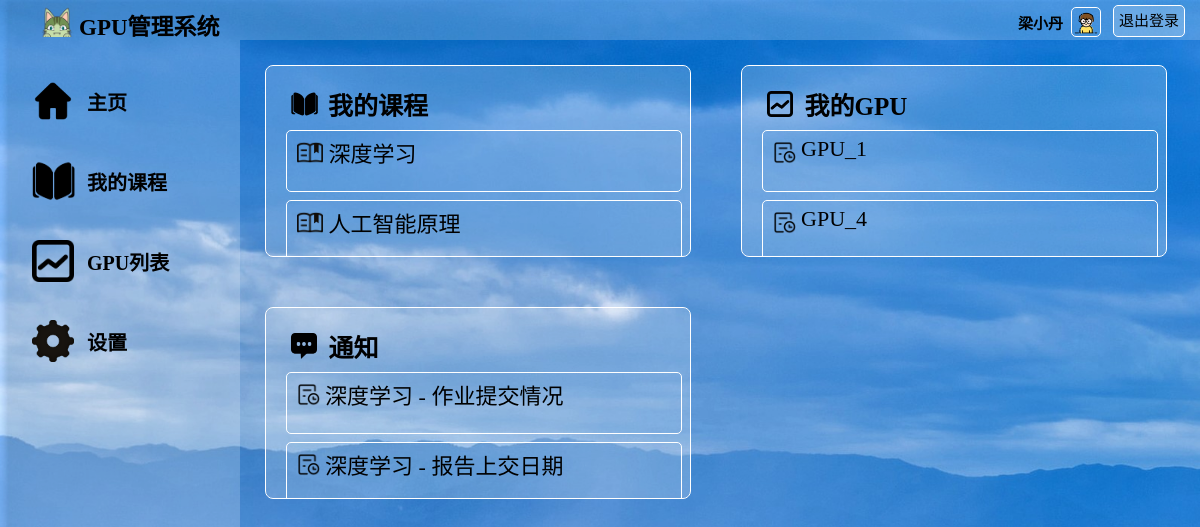
Page /index_teacher/ (signed in) on the committed database.
### watchlist/models.py (models this page shows, shortened)
class User(db.Model, UserMixin):
    __tablename__ = 'User'
    id = db.Column(db.Integer, primary_key=True)                        # id（主键）
    username = db.Column(db.String(20))                                 # 用户名
    password_hash = db.Column(db.String(128))                           # 用户密码
    identity = db.Column(db.String(128))                                # 身份：学生or老师
    pic_path = db.Column(db.String(128), default="/static/pic/1.jpg")  # 用户头像地址
    stu_id = db.Column(db.String(20), default="未填写")                 # 学生学号
    ingrade = db.Column(db.String(20), default="未填写")                # 学生年级
    inclass = db.Column(db.String(20), default="未填写")                # 学生年班级

class Course(db.Model):
    __tablename__ = 'Course'
    id = db.Column(db.Integer, primary_key=True)  # id（主键）
    name = db.Column(db.String(50))               # 课程名称
    teacher = db.Column(db.String(50))            # 任课老师
    time = db.Column(db.String(50))               # 授课时间（学年、学期）
    info = db.Column(db.String(300))              # 课程其他信息

class GPU(db.Model):
    __tablename__ = 'GPU'
    id = db.Column(db.Integer, primary_key=True)                            # id（主键）
    name = db.Column(db.String(50))                                         # gpu的名称
    info = db.Column(db.String(1000))                                       # gpu是否空闲
    course_name = db.Column(db.String(50), db.ForeignKey('Course.name'))    # gpu对应的课程

class Message(db.Model):
    __tablename__ = 'Message'
    id = db.Column(db.Integer, primary_key=True)                           # id（主键）
    course_name = db.Column(db.String(50), db.ForeignKey('Course.name'))   # 消息对应的课程
    title = db.Column(db.String(50))                                       # 消息的标题
    info = db.Column(db.String(1000))                                      # 消息的内容

### watchlist/views.py (the view)
@app.route('/index_teacher/', methods=['GET', 'POST'])
def index_teacher():
    courses = Course.query.all()
    relations = Relation.query.filter_by(user_name=current_user.username).all()
    processes = Process.query.all()
    messages = Message.query.all()
    gpus = GPU.query.all()
    return render_template('index_teacher.html', gpus=gpus,courses=courses, processes=processes, messages=messages, relations=relations)

### watchlist/__init__.py (called while the page is built)
@login_manager.user_loader
def load_user(user_id):
    from watchlist.models import User
    user = User.query.get(int(user_id))
    return user

@app.context_processor
def inject_user():
    from watchlist.models import User
    user = User.query.first()
    return dict(user=user)

### watchlist/templates/index_teacher.html (shortened to what this page needs)
<!DOCTYPE html>
<html lang="en">
<head>
	<link rel="stylesheet" href="/static/style.css" />
</head>
<body>
	<div id="container">
		<div id="header" >
			<div id="logo">
	            <img src="/static/pic/logo.png" alt="">
	            <span>GPU管理系统</span>
	        </div>
			<div id="other">
				<form form method="POST" action="/logout/">
					<a id="login_out" href="/logout/" class="button">退出登录</a>
					<div id="user_img">
						<img src="{{ current_user.pic_path }}" alt="image">
					</div>
					<div id="user_name">
						<span>{{ current_user.username }}</span>
					</div>
				</form>
			</div>
		</div>
		<div id="main">
			<div id="aside">
				<br>
				<div id="Home Page">
					<div class="asidepic">
						<img src="/static/pic/home.png" alt="">
					</div>
					<div class="asidechoices">
						<a href="/index_teacher/">主页</a>
					</div>
				</div>
				<div id="My courses">
					<div class="asidepic">
						<img src="/static/pic/courses.png" alt="">
					</div>
					<div class="asidechoices">
						<a href="/my_courses_teacher/">我的课程</a>
					</div>
				</div>
				<div id="Process">
					<div class="asidepic">
						<img src="/static/pic/process.png" alt="">
					</div>
					<div class="asidechoices">
						<a href="/process_teacher/">GPU列表</a>
					</div>
				</div>
				<div id="Settings">
					<div class="asidepic">
						<img src="/static/pic/settings.png" alt="">
					</div>
					<div class="asidechoices">
						<a href="/settings_teacher/">设置</a>
					</div>
				</div>
			</div>
			<div id="content">
				<div id="my_courses" class="index_box">
					<a href="/my_courses_teacher/">
						<div class="index_img">
							<img src="/static/pic/courses.png" alt="">
						</div>
						我的课程
					</a>
					{% for r in relations %}
					{% for c in courses %}
					{% if c['name'] == r['course_name'] %}
					<div class="index_coursebox">
						<a href="/my_courses_teacher/{{ c['id'] }}/">
							<div class="index_img">
								<img src="/static/pic/course_.png" alt="">
							</div>
							{{ c['name'] }}
						</a>
					</div>
					{% endif %}
					{% endfor %}
					{% endfor %}
				</div>
				<div id="my_process" class="index_box">
					<a href="/process_teacher/">
						<div class="index_img">
							<img src="/static/pic/process.png" alt="">
						</div>
						&nbsp我的GPU
					</a>
					{% for r in relations %}
					{% for g in gpus %}
					{% for c in courses %}
					{% if c['name'] == g['course_name'] %}
					{% if r['course_name']==c['name'] %}
					<div class="index_coursebox">
						<a href="/GPUs/{{ g['id'] }}/">
							<div class="index_img">
								<img src="/static/pic/process_.png" alt="">
							</div>
							{{g['name']}}
						</a>
					</div>
					{% endif %}
					{% endif %}
					{% endfor %}
					{% endfor %}
					{% endfor %}
				</div>
				<div id="my_message" class="index_box">
					<a href="/teacher_notice/">
						<div class="index_img">
							<img src="/static/pic/message.png" alt="">
						</div>
						&nbsp通知
					</a>
					{% for m in messages %}
					<div class="index_coursebox">
						<a href="/teacher_notice/{{ m['id'] }}/">
							<div class="index_img">
								<img src="/static/pic/process_.png" alt="">
							</div>
							{{ m['course_name'] }} - {{ m['title'] }}
						</a>
					</div>
					{% endfor %}
				</div>
			</div>
		</div>
</body>
</html>

### watchlist/static/style.css (style rules this page uses)
* { margin: 0; padding: 0; font-family: "阿里巴巴普惠体", "微软雅黑"; color: black; }
html { height: 100%; background:url("pic/bg.gif") repeat-y; background-size: cover; }
#container { margin: 0; height: 100%; }
#header { height: 40px; width: 100%; position: fixed; z-index: 1000;left: 0; top: 0; }
#login_out { height: 30px; padding: 0 5px; margin:5px 15px 6px 2px; font-size:15px; line-height: 30px; float:right; background: rgba(255, 255, 255, 0.2); color:black; text-decoration: none; border:1px solid white; border-radius: 5px; }
#user_img { margin-top: 5px; margin-right: -40px padding-top: -50px; float: right; margin: 10px; height: 30px; width: 30px; }
#user_img img { margin-top:-15px; width: 95%; height:95%; border: 1px solid white; border-radius: 5px; }
#user_name { width: 80px; height: 88%; float: right; margin:1px -23px 1px 0; padding: 1px; color: black; text-align: right; }
#user_name span { font-size: 15px; font-weight: bold; }
#logo { height: 100%; width: 20%; float: left; background: rgba(255, 255, 255, 0.2); }
#logo img { float: left; margin-left: 40px; height: 85%; margin-top: 3px; }
#logo span { float: left; margin-left: 5px; margin-top: 8px; font-weight: bold; font-size: 23px; }
#other { height: 100%; width: 80%; float: left; background: rgba(255, 255, 255, 0.2); text-align: right; line-height: 40px; font-size: 20px; color: black; }
#other span { height: 80%; width: 20%; color: black; margin-right:20px; }
#main { height: auto; }
#aside { margin-top: 40px; float: left; width: 20%; height: 100%; background: rgba(255, 255, 255, 0.2); position: fixed; }
#aside div { height: 60px; margin: auto; text-align: left; margin-left: 5px; padding: 10px; }
#aside a { text-decoration: none; text-align: center; font-size: 20px; line-height: 50px; height: 60px; color: black; margin: 5px; padding: 2px; font-weight: bold; }
.asidepic { height: 80%; width: 25px; float: left; line-height: 100%; }
.asidepic img { height: 70%; margin: 2px; }
.asidechoices { height: 80%; float: left; margin:2px; padding: 2px; }
#content { float: right; width: 80%; height: 100%; overflow: auto; margin-top:40px; }
.index_box { height: 150px; width: 40%; float: left; margin: 25px; border: 1px solid white; background: rgba(255, 255, 255, 0.2); padding: 20px; font-size: 20px; border-radius: 8px; overflow: auto; }
.index_box a { font-size: 25px; text-decoration: none; color: black; font-weight: bold; }
.index_img { height: 1.5em; float: left; line-height: 100%; }
.index_img img { height: 70%; margin: 5px; }
.index_coursebox { font-size: 22px; border: 1px solid white; height: 50px; width: 100%; border-radius: 5px; margin-top: 8px; padding: 5px; }
.index_coursebox a { font-size: 22px; color: black; font-weight: normal; }

### rows in the picture
User: pic_path (picture), username "梁小丹"
Course: name "深度学习"
Course: name "人工智能原理"
GPU: name "GPU_1"
GPU: name "GPU_4"
Message: course_name "深度学习", title "作业提交情况"
Message: course_name "深度学习", title "报告上交日期"
